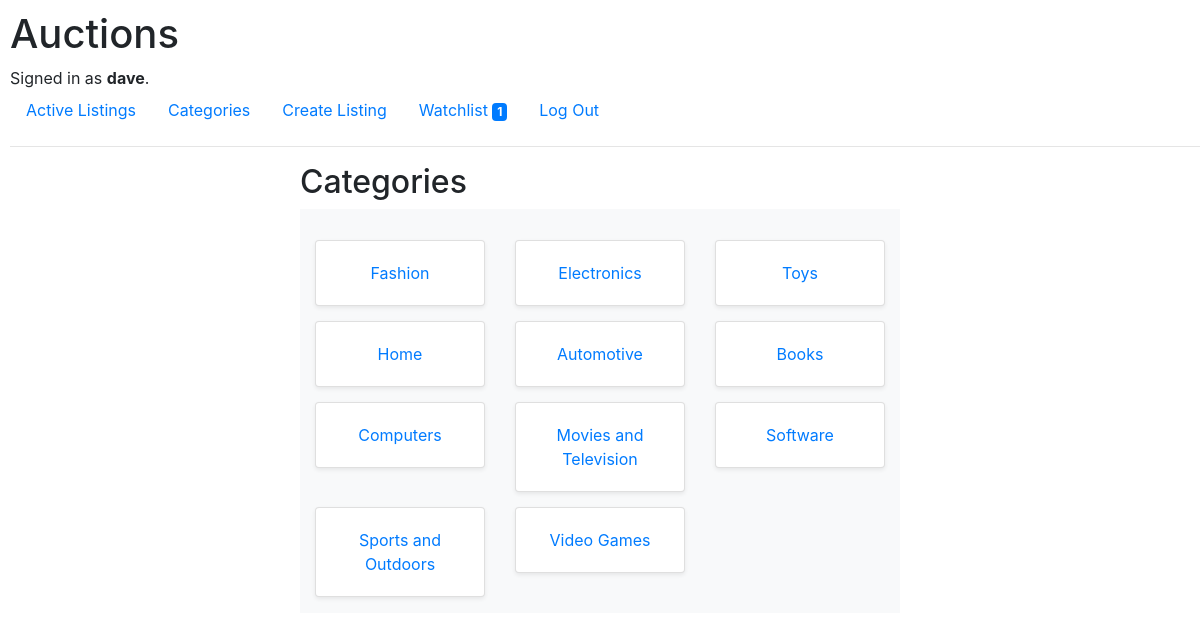
/categories/ (signed in), run on the app's committed database.
### auctions/models.py (models this page shows, shortened)
class User(AbstractUser):
    pass

class Watchlist(models.Model):
    user = models.ForeignKey(User, on_delete=models.CASCADE, related_name="watchlist_user")
    listing = models.ForeignKey(AuctionListings, on_delete=models.CASCADE, related_name="listing")

class AuctionCategories(models.Model):
    category = models.CharField(max_length=64)
    def __str__(self):
        return f"{self.category}"

### auctions/views.py (the view)
# urls.py: path("categories/", views.categories, name="categories"),
def categories(request):
    categories = AuctionCategories.objects.all()
    return render(request, "auctions/categories.html", {
        "categories": categories
    })

### auctions/templates/auctions/categories.html (shortened to what this page needs)
{% extends "auctions/layout.html" %}
{% block body %}
    <div class="divform">
        <h2>Categories</h2>
        <div class="album py-3 bg-light">
            <div class="container">
                <div class="row row-cols-1 row-cols-sm-2 row-cols-md-3 g-3">
                    {% for category in categories %}
                    <a href="{% url 'category_id' category.id %}">
                        <div class="col">
                            <div class="card text-center shadow-sm divcard">
                                <div class="card-body">
                                  <spam class="card-title"> {{ category }} </spam>
                                </div>
                            </div>
                        </div>
                    </a>
                    {% endfor %}
                </div>
            </div>
        </div>
     </div>
{% endblock %}

### auctions/templates/auctions/layout.html (shortened to what this page needs)
{% load static %}
<!DOCTYPE html>
<html lang="en">
    <head>
        <link rel="stylesheet" href="https://stackpath.bootstrapcdn.com/bootstrap/4.4.1/css/bootstrap.min.css">
        <link href="{% static 'auctions/styles.css' %}" rel="stylesheet">
    </head>
    <body>
        <div class="bmain">
        <h1>Auctions</h1>
        <div>
            {% if user.is_authenticated %}
                Signed in as <strong>{{ user.username }}</strong>.
            {% else %}
                Not signed in.
            {% endif %}
        </div>
        <ul class="nav">
            <li class="nav-item">
                <a class="nav-link" href="{% url 'index' %}">Active Listings</a>
            </li>
            <li class="nav-item">
                    <a class="nav-link" href="{% url 'categories' %}">Categories</a>
                </li>
            {% if user.is_authenticated %}
                <li class="nav-item">
                    <a class="nav-link" href="{% url 'create' %}">Create Listing</a>
                </li>
                <li class="nav-item">
                    <a class="nav-link" href="{% url 'watchlist' %}">Watchlist
                    {% if user.watchlist_user.all|length > 0 %}
                        <span class="badge bg-primary text-white">{{ user.watchlist_user.all|length }}</span>
                    {% endif %}
                    </a>
                </li>
                <li class="nav-item">
                    <a class="nav-link" href="{% url 'logout' %}">Log Out</a>
                </li>
            {% endif %}
        </ul>
        <hr>
        </div>
        {% block body %}
        {% endblock %}
    </body>
</html>

### auctions/static/auctions/styles.css (style rules this page uses)
.bmain { padding: 10px 0 0 10px; }
.divform { width: 50%; margin: auto; }
.divcard { margin-top: 15px; max-width: 800px; }

### data on the page
User: username "dave", watchlist_user.all|length "1"
AuctionCategories: category "Fashion"
AuctionCategories: category "Electronics"
AuctionCategories: category "Toys"
AuctionCategories: category "Home"
AuctionCategories: category "Automotive"
AuctionCategories: category "Books"
AuctionCategories: category "Computers"
AuctionCategories: category "Movies and Television"
AuctionCategories: category "Software"
AuctionCategories: category "Sports and Outdoors"
AuctionCategories: category "Video Games"
